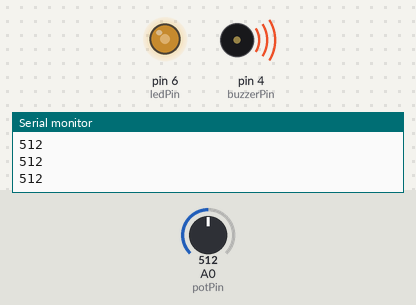
The sketch below on a simulated Arduino Uno, built with avr-gcc and run on an emulated ATmega328P. Parts: output pins drawn as LEDs (lit = HIGH), buzzer (waves = sounding), the last lines printed to the serial monitor. Inputs (shaded band) come from the test bench; at power-on: A0 (potPin) = 512.

Above: at 1.2 s.
1.3 s: A0 (potPin) set to 716
At 2.5 s:
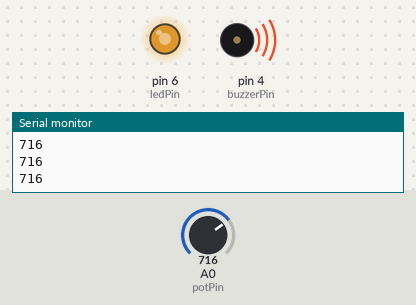
2.8 s: A0 (potPin) set to 900
At 3.9 s:
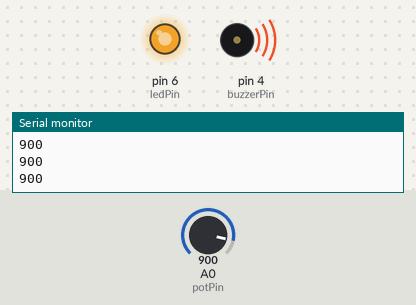
4.3 s: A0 (potPin) set to 122
At 5.0 s:
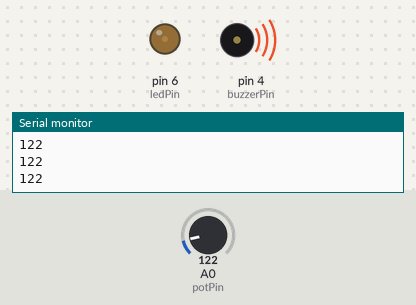
5.8 s: A0 (potPin) set to 0
At 6.1 s:
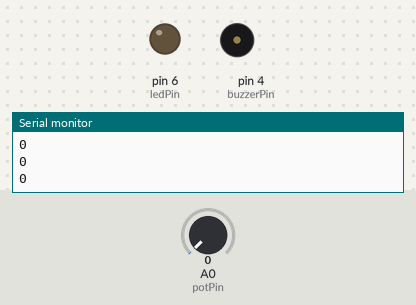
Timing chart, 0 to 8.3 s (numbered marks = the images above; inputs shaded):
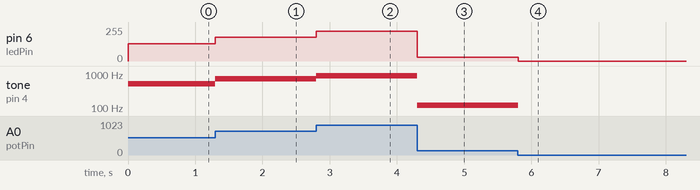

The sketch:

08_Pot_I.ino
```cpp
/*
  Pot to buzzer, with an LED showing the value

  Turning the pot changes the pitch. The LED gets brighter as the pitch goes up.
  The raw analogRead() value (0-1023) is used directly as the frequency in Hz.

  The circuit:
  - pot: outer legs to +5V and GND, MIDDLE leg (wiper) to A1
  - buzzer (passive) + leg to pin 4, - leg to GND
  - LED attached from pin 6 to ground through 220 ohm resistor

  Note: the LED is on pin 6, not 11. tone() uses Timer2, which breaks
  analogWrite() on pins 3 and 11.

  Theverant, 2026
*/

const int potPin = A0;
const int buzzerPin = 4;
const int ledPin = 6;

void setup() {
  pinMode(buzzerPin, OUTPUT);
  pinMode(ledPin, OUTPUT);
  Serial.begin(9600);
}

void loop() {
  int potValue = analogRead(potPin);   // 0 to 1023

  tone(buzzerPin, potValue);           // use it as a frequency, no scaling
  analogWrite(ledPin, potValue / 4);   // analogWrite only goes to 255, so divide by 4
  Serial.println (potValue);
}
```

Measured:
- after the input at 1.3 s, pin 6 (ledPin): 128/255 → 179/255 at once; tone on pin 4 (buzzerPin): 512 Hz → 716 Hz at once
- after the input at 2.8 s, pin 6 (ledPin): 179/255 → 225/255 at once; tone on pin 4 (buzzerPin): 716 Hz → 900 Hz at once
- after the input at 4.3 s, pin 6 (ledPin): 225/255 → 30/255 at once; tone on pin 4 (buzzerPin): 900 Hz → 122 Hz at once
- after the input at 5.8 s, pin 6 (ledPin): 30/255 → 0/255 at once; tone on pin 4 (buzzerPin): 122 Hz → silent at once
